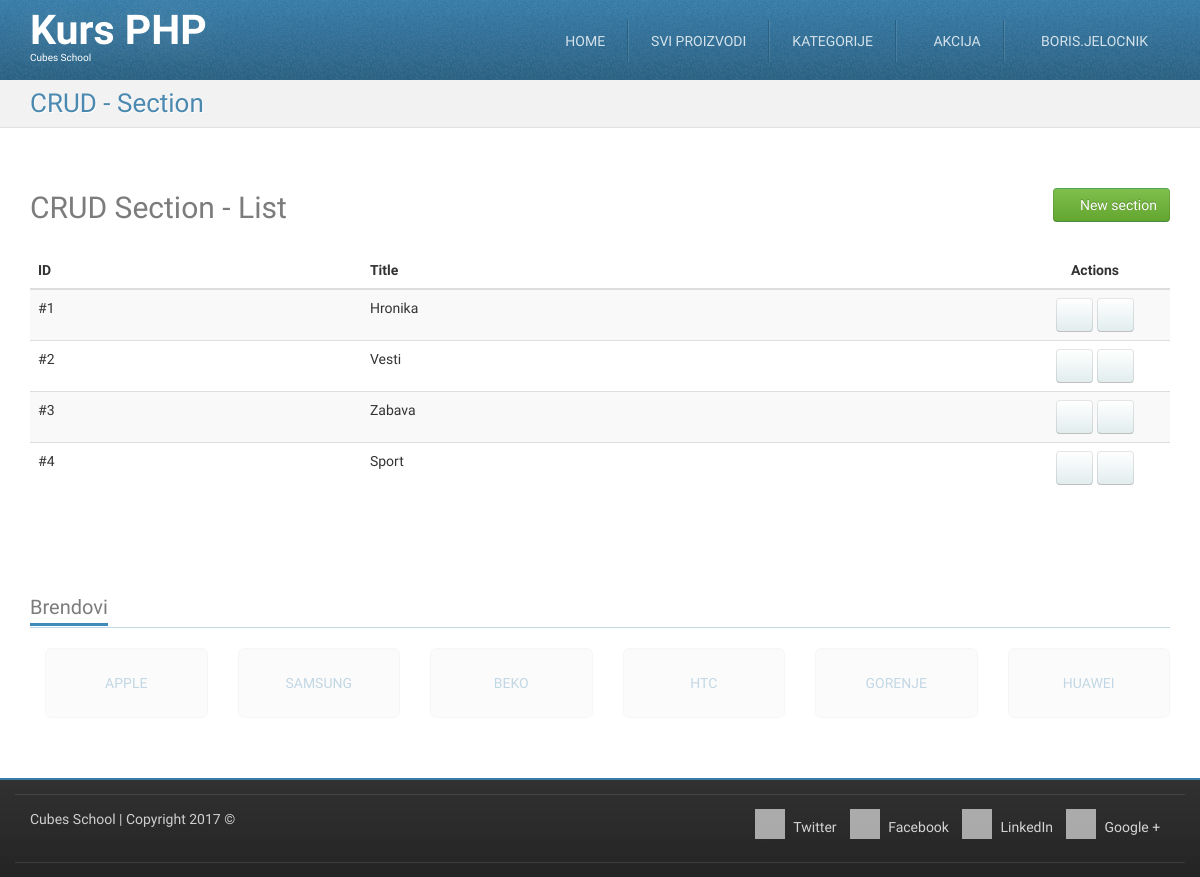
Screenshot of /crud-section-list.php (signed in) with the database file from the repository.
### tables this page shows
CREATE TABLE `sections` (
  `id` int(11) NOT NULL,
  `title` varchar(255) NOT NULL
);

### crud-section-list.php (called while the page is built, shortened)
<?php
require_once __DIR__ . '/models/m_sections.php';
$sections = sectionsFetchAll();
require_once __DIR__ . '/views/layout/header.php';
require_once __DIR__ . '/views/templates/t_crud-section-list.php';
require_once __DIR__ . '/views/layout/footer.php';

### models/m_sections.php (called while the page is built, shortened)
<?php
require_once __DIR__ . '/m_database.php';
function sectionsFetchAll() {
	$query = "SELECT `sections`.* FROM `sections`";
	return dbFetchAll($query);
}

### models/m_database.php (called while the page is built, shortened)
<?php
function dbGetLink() {
    static $link;
    if (!isset($link)) {
        $link = mysqli_connect('127.0.0.1', 'cubes', 'cubes', 'cubesphp');
    }
    return $link;
}
function dbQuery($query) {
    $link = dbGetLink();
    $result = mysqli_query($link, $query);
    return $result;
}
function dbFetchAll($query) {
    $result = dbQuery($query);
    return mysqli_fetch_all($result, MYSQLI_ASSOC);
}

### views/templates/t_crud-section-list.php (the view)
<div id="highlighted">
    <div class="container">
        <div class="header">
            <h2 class="page-title">
                <span>CRUD - Section</span>
            </h2>
        </div>
    </div>
</div>
<div id="content">
    <div class="container portfolio">
        <div class="row">
            <div class="col-md-12">
                <h2>
                    CRUD Section - List
                    <a href="/crud-section-insert.php" class="pull-right btn btn-success">
                        <i class="fa fa-plus-circle"></i>
                        New section
                    </a>
                </h2>
            </div>
        </div>
        <div class="row">
            <div class="col-md-12">
                <table class="table table-striped table-hover">
                    <thead>
                        <tr>
                            <th>ID</th>
                            <th>Title</th>
                            <th class="actions text-center">Actions</th>
                        </tr>
                    </thead>
                    <tbody>
                        <?php foreach ($sections as $section) { ?>
                            <tr>
                                <td>
                                    #<?php echo htmlspecialchars($section['id']); ?>
                                </td>
                                <td>
                                    <?php echo htmlspecialchars($section['title']); ?>
                                </td>
                                <td class="text-center">
                                    <div class="btn-section">
                                        <a href="/crud-section-edit.php?id=<?php echo htmlspecialchars($section['id']); ?>" class="btn btn-default"><i class="fa fa-pencil"></i></a>
                                        <a href="/crud-section-delete.php?id=<?php echo htmlspecialchars($section['id']); ?>" class="btn btn-default"><i class="fa fa-trash"></i></a>
                                    </div>
                                </td>
                            </tr>
                        <?php } ?>
                    </tbody>
                </table>
            </div>
        </div>
    </div>
</div>

### skins/tema/css/theme-style.css (style rules this page uses)
h1, h2, h3 { line-height: 40px; }
h1, h2, h3, h4, h5, h6 { color: rgba(36, 36, 36, 0.6); }
a { color: #377ca8; text-decoration: none; }
.btn-default { color: #333333; text-shadow: 0 1px 1px rgba(255, 255, 255, 0.75); background-image: -webkit-linear-gradient(top, #ffffff 0%, #e2edee 100%); background-image: -o-linear-gradient(top, #ffffff 0%, #e2edee 100%); background-image: linear-gradient(to bottom, #ffffff 0%, #e2edee 100%); background-repeat: repeat-x; filter: progid:DXImageTransform.Microsoft.gradient(startColorstr='#ffffffff', endColorstr='#ffe2edee', GradientType=0); border-color: #e2edee #e2edee #b2cfd2; border-color: rgba(0, 0, 0, 0.1) rgba(0, 0, 0, 0.1) rgba(0, 0, 0, 0.25); *background-color: #e2edee; filter: progid:DXImageTransform.Microsoft.gradient(enabled = false); -webkit-transition: all; -o-transition: all; transition: all; }
.btn-success { color: #ffffff; text-shadow: 0 -1px 0 rgba(0, 0, 0, 0.25); background-image: -webkit-linear-gradient(top, #7fbf4d 0%, #63a62f 100%); background-image: -o-linear-gradient(top, #7fbf4d 0%, #63a62f 100%); background-image: linear-gradient(to bottom, #7fbf4d 0%, #63a62f 100%); background-repeat: repeat-x; filter: progid:DXImageTransform.Microsoft.gradient(startColorstr='#ff7fbf4d', endColorstr='#ff63a62f', GradientType=0); border-color: #63a62f #63a62f #3f6a1e; border-color: rgba(0, 0, 0, 0.1) rgba(0, 0, 0, 0.1) rgba(0, 0, 0, 0.25); *background-color: #63a62f; filter: progid:DXImageTransform.Microsoft.gradient(enabled = false); -webkit-transition: all; -o-transition: all; transition: all; }
html { background-image: -webkit-linear-gradient(top, #e0e0e0 0%, #ffffff 100%); background-image: -o-linear-gradient(top, #e0e0e0 0%, #ffffff 100%); background-image: linear-gradient(to bottom, #e0e0e0 0%, #ffffff 100%); background-repeat: repeat-x; filter: progid:DXImageTransform.Microsoft.gradient(startColorstr='#ffe0e0e0', endColorstr='#ffffffff', GradientType=0); }
body { margin: 0; font-family: "Monda", Arial, serif; font-size: 14px; line-height: 1.428571429; color: #333333; background-color: #ffffff; position: relative; }
.page-title { margin: 0; }
#highlighted { -webkit-transition: all 0.4s ease-out; -o-transition: all 0.4s ease-out; transition: all 0.4s ease-out; border-bottom: 1px solid #e1e1e1; background: #f2f2f2 url(../img/bg_noise-5.png) left top repeat; color: #377ca8; text-shadow: 1px 1px 1px #ffffff; }
.has-navbar-fixed-top #content { margin-top: 82px; }
.has-navbar-fixed-top.has-highlighted #highlighted, .has-navbar-fixed-top.page-index #highlighted, .has-navbar-fixed-top.page-index-carousel #highlighted, .has-navbar-fixed-top.page-starter #highlighted { margin-top: 80px; }
.has-navbar-fixed-top.has-highlighted #content, .has-navbar-fixed-top.page-index #content, .has-navbar-fixed-top.page-index-carousel #content, .has-navbar-fixed-top.page-starter #content { margin-top: 0; }
#content { padding: 40px 0; background-color: #ffffff; }
.header { margin-bottom: 0; }
.header:before, .header:after { content: " "; display: table; }
.header:after { clear: both; }
.header .page-title { font-size: 26px; margin: 8px 0 8px 0; color: rgba(55, 124, 168, 0.9); }
.header .page-title span, .header .page-title small { display: block; line-height: 1.2 !important; }
@media (min-width: 768px) { .header .page-title { float: left; } }
.services .row, .portfolio .row { margin-bottom: 1em; }

### skins/tema/css/custom-style.css (style rules this page uses)
table .actions { width: 150px; }

### skins/tema/css/colour-blue.css (style rules this page uses)
body a { color: #377ca8; text-decoration: none; }
body #highlighted { border-bottom-color: #e1e1e1; background-color: #f2f2f2; color: #377ca8; text-shadow: 1px 1px 1px #ffffff; }
body .header .page-title { color: rgba(55, 124, 168, 0.9); }

### rows the page displays
sections: id "1", title "Hronika"
sections: id "2", title "Vesti"
sections: id "3", title "Zabava"
sections: id "4", title "Sport"

### other values shown
$_SESSION['logged_in_user']['username'] "BORIS.JELOCNIK"
